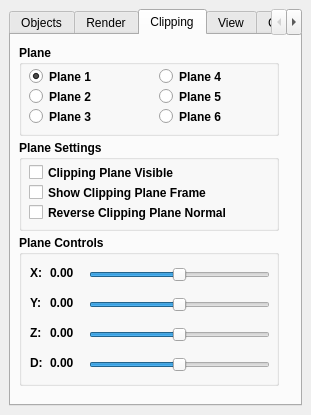
<?xml version="1.0" encoding="UTF-8"?>
<ui version="4.0">
 <class>ViewSceneControls</class>
 <widget class="QDockWidget" name="ViewSceneControls">
  <property name="geometry">
   <rect>
    <x>0</x>
    <y>0</y>
    <width>311</width>
    <height>415</height>
   </rect>
  </property>
  <property name="minimumSize">
   <size>
    <width>300</width>
    <height>415</height>
   </size>
  </property>
  <property name="windowTitle">
   <string>ViewScene Configuration</string>
  </property>
  <widget class="QWidget" name="dockWidgetContents">
   <property name="minimumSize">
    <size>
     <width>0</width>
     <height>0</height>
    </size>
   </property>
   <layout class="QGridLayout" name="gridLayout">
    <item row="0" column="0">
     <widget class="QTabWidget" name="tabWidget">
      <property name="enabled">
       <bool>true</bool>
      </property>
      <property name="font">
       <font>
        <weight>50</weight>
        <bold>false</bold>
       </font>
      </property>
      <property name="currentIndex">
       <number>2</number>
      </property>
      <widget class="QWidget" name="ObjectTab">
       <attribute name="title">
        <string>Objects</string>
       </attribute>
       <widget class="QGroupBox" name="groupBox_7">
        <property name="geometry">
         <rect>
          <x>10</x>
          <y>10</y>
          <width>261</width>
          <height>331</height>
         </rect>
        </property>
        <property name="font">
         <font>
          <weight>75</weight>
          <bold>true</bold>
         </font>
        </property>
        <property name="title">
         <string>Object Selection</string>
        </property>
        <widget class="QListWidget" name="objectListWidget_">
         <property name="geometry">
          <rect>
           <x>5</x>
           <y>20</y>
           <width>251</width>
           <height>261</height>
          </rect>
         </property>
        </widget>
        <widget class="QWidget" name="layoutWidget">
         <property name="geometry">
          <rect>
           <x>10</x>
           <y>293</y>
           <width>241</width>
           <height>32</height>
          </rect>
         </property>
         <layout class="QHBoxLayout" name="horizontalLayout">
          <item>
           <widget class="QPushButton" name="selectAllPushButton_">
            <property name="font">
             <font>
              <weight>50</weight>
              <bold>false</bold>
             </font>
            </property>
            <property name="text">
             <string>Select All</string>
            </property>
           </widget>
          </item>
          <item>
           <widget class="QPushButton" name="deselectAllPushButton_">
            <property name="font">
             <font>
              <weight>50</weight>
              <bold>false</bold>
             </font>
            </property>
            <property name="text">
             <string>Deselect All</string>
            </property>
           </widget>
          </item>
         </layout>
        </widget>
       </widget>
      </widget>
      <widget class="QWidget" name="RenderTab">
       <attribute name="title">
        <string>Render</string>
       </attribute>
       <widget class="QPushButton" name="setBackgroundColorPushButton_">
        <property name="geometry">
         <rect>
          <x>20</x>
          <y>60</y>
          <width>91</width>
          <height>23</height>
         </rect>
        </property>
        <property name="text">
         <string>Scene Color</string>
        </property>
       </widget>
       <widget class="QLabel" name="currentBackgroundLabel_">
        <property name="geometry">
         <rect>
          <x>25</x>
          <y>22</y>
          <width>81</width>
          <height>31</height>
         </rect>
        </property>
        <property name="frameShape">
         <enum>QFrame::Panel</enum>
        </property>
        <property name="frameShadow">
         <enum>QFrame::Sunken</enum>
        </property>
        <property name="text">
         <string/>
        </property>
       </widget>
       <widget class="QGroupBox" name="groupBox_6">
        <property name="geometry">
         <rect>
          <x>8</x>
          <y>90</y>
          <width>260</width>
          <height>91</height>
         </rect>
        </property>
        <property name="font">
         <font>
          <weight>75</weight>
          <bold>true</bold>
         </font>
        </property>
        <property name="title">
         <string>Transparency Rendering</string>
        </property>
        <widget class="QRadioButton" name="contSortRadioButton_">
         <property name="geometry">
          <rect>
           <x>10</x>
           <y>20</y>
           <width>141</width>
           <height>17</height>
          </rect>
         </property>
         <property name="text">
          <string>Continuous Sort</string>
         </property>
         <property name="checked">
          <bool>false</bool>
         </property>
        </widget>
        <widget class="QRadioButton" name="updateSortRadioButton_">
         <property name="geometry">
          <rect>
           <x>10</x>
           <y>40</y>
           <width>141</width>
           <height>17</height>
          </rect>
         </property>
         <property name="text">
          <string>Intermittent Sort</string>
         </property>
         <property name="checked">
          <bool>true</bool>
         </property>
        </widget>
        <widget class="QRadioButton" name="listSortRadioButton_">
         <property name="geometry">
          <rect>
           <x>10</x>
           <y>60</y>
           <width>141</width>
           <height>17</height>
          </rect>
         </property>
         <property name="text">
          <string>List Sort</string>
         </property>
        </widget>
       </widget>
      </widget>
      <widget class="QWidget" name="ClippingTab">
       <property name="enabled">
        <bool>true</bool>
       </property>
       <attribute name="title">
        <string>Clipping</string>
       </attribute>
       <widget class="QGroupBox" name="groupBox_3">
        <property name="enabled">
         <bool>true</bool>
        </property>
        <property name="geometry">
         <rect>
          <x>8</x>
          <y>10</y>
          <width>260</width>
          <height>91</height>
         </rect>
        </property>
        <property name="font">
         <font>
          <weight>75</weight>
          <bold>true</bold>
         </font>
        </property>
        <property name="title">
         <string>Plane</string>
        </property>
        <widget class="QRadioButton" name="plane6RadioButton_">
         <property name="enabled">
          <bool>true</bool>
         </property>
         <property name="geometry">
          <rect>
           <x>140</x>
           <y>63</y>
           <width>91</width>
           <height>17</height>
          </rect>
         </property>
         <property name="text">
          <string>Plane 6</string>
         </property>
         <property name="checked">
          <bool>false</bool>
         </property>
         <attribute name="buttonGroup">
          <string notr="true">planeButtonGroup_</string>
         </attribute>
        </widget>
        <widget class="QRadioButton" name="plane5RadioButton_">
         <property name="geometry">
          <rect>
           <x>140</x>
           <y>43</y>
           <width>91</width>
           <height>17</height>
          </rect>
         </property>
         <property name="text">
          <string>Plane 5</string>
         </property>
         <attribute name="buttonGroup">
          <string notr="true">planeButtonGroup_</string>
         </attribute>
        </widget>
        <widget class="QRadioButton" name="plane4RadioButton_">
         <property name="geometry">
          <rect>
           <x>140</x>
           <y>23</y>
           <width>91</width>
           <height>17</height>
          </rect>
         </property>
         <property name="text">
          <string>Plane 4</string>
         </property>
         <attribute name="buttonGroup">
          <string notr="true">planeButtonGroup_</string>
         </attribute>
        </widget>
        <widget class="QRadioButton" name="plane3RadioButton_">
         <property name="geometry">
          <rect>
           <x>10</x>
           <y>63</y>
           <width>91</width>
           <height>17</height>
          </rect>
         </property>
         <property name="text">
          <string>Plane 3</string>
         </property>
         <attribute name="buttonGroup">
          <string notr="true">planeButtonGroup_</string>
         </attribute>
        </widget>
        <widget class="QRadioButton" name="plane2RadioButton_">
         <property name="geometry">
          <rect>
           <x>10</x>
           <y>43</y>
           <width>91</width>
           <height>17</height>
          </rect>
         </property>
         <property name="text">
          <string>Plane 2</string>
         </property>
         <attribute name="buttonGroup">
          <string notr="true">planeButtonGroup_</string>
         </attribute>
        </widget>
        <widget class="QRadioButton" name="plane1RadioButton_">
         <property name="geometry">
          <rect>
           <x>10</x>
           <y>23</y>
           <width>91</width>
           <height>17</height>
          </rect>
         </property>
         <property name="text">
          <string>Plane 1</string>
         </property>
         <property name="checked">
          <bool>true</bool>
         </property>
         <attribute name="buttonGroup">
          <string notr="true">planeButtonGroup_</string>
         </attribute>
        </widget>
       </widget>
       <widget class="QGroupBox" name="groupBox_4">
        <property name="geometry">
         <rect>
          <x>8</x>
          <y>105</y>
          <width>260</width>
          <height>91</height>
         </rect>
        </property>
        <property name="font">
         <font>
          <weight>75</weight>
          <bold>true</bold>
         </font>
        </property>
        <property name="title">
         <string>Plane Settings</string>
        </property>
        <widget class="QCheckBox" name="planeVisibleCheckBox_">
         <property name="geometry">
          <rect>
           <x>10</x>
           <y>24</y>
           <width>240</width>
           <height>17</height>
          </rect>
         </property>
         <property name="text">
          <string>Clipping Plane Visible</string>
         </property>
        </widget>
        <widget class="QCheckBox" name="showPlaneFrameCheckBox_">
         <property name="geometry">
          <rect>
           <x>10</x>
           <y>44</y>
           <width>240</width>
           <height>17</height>
          </rect>
         </property>
         <property name="text">
          <string>Show Clipping Plane Frame</string>
         </property>
        </widget>
        <widget class="QCheckBox" name="reversePlaneNormalCheckBox_">
         <property name="geometry">
          <rect>
           <x>10</x>
           <y>64</y>
           <width>240</width>
           <height>17</height>
          </rect>
         </property>
         <property name="text">
          <string>Reverse Clipping Plane Normal</string>
         </property>
        </widget>
       </widget>
       <widget class="QGroupBox" name="groupBox_5">
        <property name="geometry">
         <rect>
          <x>8</x>
          <y>200</y>
          <width>260</width>
          <height>151</height>
         </rect>
        </property>
        <property name="font">
         <font>
          <weight>75</weight>
          <bold>true</bold>
         </font>
        </property>
        <property name="title">
         <string>Plane Controls</string>
        </property>
        <widget class="QLabel" name="label_4">
         <property name="geometry">
          <rect>
           <x>11</x>
           <y>120</y>
           <width>31</width>
           <height>16</height>
          </rect>
         </property>
         <property name="font">
          <font>
           <weight>75</weight>
           <bold>true</bold>
          </font>
         </property>
         <property name="text">
          <string>D:</string>
         </property>
        </widget>
        <widget class="QLabel" name="dSliderValueLabel_">
         <property name="geometry">
          <rect>
           <x>31</x>
           <y>120</y>
           <width>41</width>
           <height>16</height>
          </rect>
         </property>
         <property name="font">
          <font>
           <weight>75</weight>
           <bold>true</bold>
          </font>
         </property>
         <property name="text">
          <string>0.00</string>
         </property>
        </widget>
        <widget class="QSlider" name="zValueHorizontalSlider_">
         <property name="geometry">
          <rect>
           <x>70</x>
           <y>90</y>
           <width>181</width>
           <height>20</height>
          </rect>
         </property>
         <property name="minimum">
          <number>-100</number>
         </property>
         <property name="maximum">
          <number>100</number>
         </property>
         <property name="orientation">
          <enum>Qt::Horizontal</enum>
         </property>
        </widget>
        <widget class="QLabel" name="label_3">
         <property name="geometry">
          <rect>
           <x>11</x>
           <y>90</y>
           <width>31</width>
           <height>16</height>
          </rect>
         </property>
         <property name="font">
          <font>
           <weight>75</weight>
           <bold>true</bold>
          </font>
         </property>
         <property name="text">
          <string>Z:</string>
         </property>
        </widget>
        <widget class="QLabel" name="xSliderValueLabel_">
         <property name="geometry">
          <rect>
           <x>31</x>
           <y>30</y>
           <width>41</width>
           <height>16</height>
          </rect>
         </property>
         <property name="font">
          <font>
           <weight>75</weight>
           <bold>true</bold>
          </font>
         </property>
         <property name="text">
          <string>0.00</string>
         </property>
        </widget>
        <widget class="QSlider" name="dValueHorizontalSlider_">
         <property name="geometry">
          <rect>
           <x>70</x>
           <y>120</y>
           <width>181</width>
           <height>20</height>
          </rect>
         </property>
         <property name="minimum">
          <number>-100</number>
         </property>
         <property name="maximum">
          <number>100</number>
         </property>
         <property name="orientation">
          <enum>Qt::Horizontal</enum>
         </property>
        </widget>
        <widget class="QLabel" name="ySliderValueLabel_">
         <property name="geometry">
          <rect>
           <x>31</x>
           <y>60</y>
           <width>41</width>
           <height>16</height>
          </rect>
         </property>
         <property name="font">
          <font>
           <weight>75</weight>
           <bold>true</bold>
          </font>
         </property>
         <property name="text">
          <string>0.00</string>
         </property>
        </widget>
        <widget class="QSlider" name="xValueHorizontalSlider_">
         <property name="geometry">
          <rect>
           <x>70</x>
           <y>30</y>
           <width>181</width>
           <height>20</height>
          </rect>
         </property>
         <property name="minimum">
          <number>-100</number>
         </property>
         <property name="maximum">
          <number>100</number>
         </property>
         <property name="orientation">
          <enum>Qt::Horizontal</enum>
         </property>
        </widget>
        <widget class="QLabel" name="label">
         <property name="geometry">
          <rect>
           <x>11</x>
           <y>30</y>
           <width>31</width>
           <height>16</height>
          </rect>
         </property>
         <property name="font">
          <font>
           <weight>75</weight>
           <bold>true</bold>
          </font>
         </property>
         <property name="text">
          <string>X:</string>
         </property>
        </widget>
        <widget class="QLabel" name="zSliderValueLabel_">
         <property name="geometry">
          <rect>
           <x>31</x>
           <y>90</y>
           <width>41</width>
           <height>16</height>
          </rect>
         </property>
         <property name="font">
          <font>
           <weight>75</weight>
           <bold>true</bold>
          </font>
         </property>
         <property name="text">
          <string>0.00</string>
         </property>
        </widget>
        <widget class="QSlider" name="yValueHorizontalSlider_">
         <property name="geometry">
          <rect>
           <x>70</x>
           <y>60</y>
           <width>181</width>
           <height>20</height>
          </rect>
         </property>
         <property name="minimum">
          <number>-100</number>
         </property>
         <property name="maximum">
          <number>100</number>
         </property>
         <property name="orientation">
          <enum>Qt::Horizontal</enum>
         </property>
        </widget>
        <widget class="QLabel" name="label_2">
         <property name="geometry">
          <rect>
           <x>11</x>
           <y>60</y>
           <width>31</width>
           <height>16</height>
          </rect>
         </property>
         <property name="font">
          <font>
           <weight>75</weight>
           <bold>true</bold>
          </font>
         </property>
         <property name="text">
          <string>Y:</string>
         </property>
        </widget>
       </widget>
      </widget>
      <widget class="QWidget" name="ViewTab">
       <attribute name="title">
        <string>View</string>
       </attribute>
       <widget class="QGroupBox" name="groupBox">
        <property name="enabled">
         <bool>false</bool>
        </property>
        <property name="geometry">
         <rect>
          <x>8</x>
          <y>10</y>
          <width>260</width>
          <height>140</height>
         </rect>
        </property>
        <property name="font">
         <font>
          <weight>75</weight>
          <bold>true</bold>
         </font>
        </property>
        <property name="title">
         <string>Auto Rotate Settings</string>
        </property>
        <widget class="QPushButton" name="rotateUpButton_">
         <property name="geometry">
          <rect>
           <x>88</x>
           <y>24</y>
           <width>75</width>
           <height>23</height>
          </rect>
         </property>
         <property name="toolTip">
          <string>Rotate Object Up</string>
         </property>
         <property name="text">
          <string>Up</string>
         </property>
        </widget>
        <widget class="QPushButton" name="rotateLeftButton_">
         <property name="geometry">
          <rect>
           <x>40</x>
           <y>54</y>
           <width>75</width>
           <height>23</height>
          </rect>
         </property>
         <property name="toolTip">
          <string>Rotate Object Left</string>
         </property>
         <property name="text">
          <string>Left</string>
         </property>
        </widget>
        <widget class="QPushButton" name="rotateRightButton_">
         <property name="geometry">
          <rect>
           <x>130</x>
           <y>54</y>
           <width>75</width>
           <height>23</height>
          </rect>
         </property>
         <property name="toolTip">
          <string>Rotate Object Right</string>
         </property>
         <property name="text">
          <string>Right</string>
         </property>
        </widget>
        <widget class="QPushButton" name="rotateDownButton_">
         <property name="geometry">
          <rect>
           <x>88</x>
           <y>84</y>
           <width>75</width>
           <height>23</height>
          </rect>
         </property>
         <property name="toolTip">
          <string>Rotate Object Down</string>
         </property>
         <property name="text">
          <string>Down</string>
         </property>
        </widget>
        <widget class="QCheckBox" name="autoRotateCheckBox_">
         <property name="geometry">
          <rect>
           <x>50</x>
           <y>114</y>
           <width>101</width>
           <height>17</height>
          </rect>
         </property>
         <property name="font">
          <font>
           <weight>75</weight>
           <bold>true</bold>
          </font>
         </property>
         <property name="toolTip">
          <string>Toggle Auto Rotate</string>
         </property>
         <property name="text">
          <string>Auto Rotate</string>
         </property>
        </widget>
       </widget>
       <widget class="QGroupBox" name="groupBox_2">
        <property name="geometry">
         <rect>
          <x>8</x>
          <y>160</y>
          <width>261</width>
          <height>80</height>
         </rect>
        </property>
        <property name="font">
         <font>
          <weight>75</weight>
          <bold>true</bold>
         </font>
        </property>
        <property name="title">
         <string>View Options</string>
        </property>
        <widget class="QCheckBox" name="orientationCheckBox_">
         <property name="geometry">
          <rect>
           <x>10</x>
           <y>24</y>
           <width>101</width>
           <height>17</height>
          </rect>
         </property>
         <property name="toolTip">
          <string>Toggle Orientation Axis</string>
         </property>
         <property name="text">
          <string>Orientation</string>
         </property>
         <property name="checked">
          <bool>true</bool>
         </property>
        </widget>
       </widget>
      </widget>
      <widget class="QWidget" name="ControlsTab">
       <attribute name="title">
        <string>Controls</string>
       </attribute>
       <widget class="QComboBox" name="mouseControlComboBox_">
        <property name="geometry">
         <rect>
          <x>10</x>
          <y>10</y>
          <width>141</width>
          <height>22</height>
         </rect>
        </property>
        <property name="currentIndex">
         <number>1</number>
        </property>
        <item>
         <property name="text">
          <string>Legacy Mouse Control</string>
         </property>
        </item>
        <item>
         <property name="text">
          <string>New Mouse Control</string>
         </property>
        </item>
       </widget>
       <widget class="QCheckBox" name="saveScreenShotOnUpdateCheckBox_">
        <property name="geometry">
         <rect>
          <x>11</x>
          <y>50</y>
          <width>251</width>
          <height>17</height>
         </rect>
        </property>
        <property name="font">
         <font>
          <weight>75</weight>
          <bold>true</bold>
         </font>
        </property>
        <property name="toolTip">
         <string>Save screenshot on geometry update</string>
        </property>
        <property name="text">
         <string>Save screenshot on update</string>
        </property>
       </widget>
       <widget class="QGroupBox" name="zoomBox_">
        <property name="geometry">
         <rect>
          <x>10</x>
          <y>80</y>
          <width>261</width>
          <height>91</height>
         </rect>
        </property>
        <property name="font">
         <font>
          <weight>75</weight>
          <bold>true</bold>
         </font>
        </property>
        <property name="title">
         <string>Zoom Speed</string>
        </property>
        <widget class="QSlider" name="zoomSpeedHorizontalSlider_">
         <property name="geometry">
          <rect>
           <x>9</x>
           <y>60</y>
           <width>241</width>
           <height>20</height>
          </rect>
         </property>
         <property name="minimum">
          <number>1</number>
         </property>
         <property name="maximum">
          <number>100</number>
         </property>
         <property name="value">
          <number>65</number>
         </property>
         <property name="orientation">
          <enum>Qt::Horizontal</enum>
         </property>
         <property name="invertedAppearance">
          <bool>true</bool>
         </property>
         <property name="invertedControls">
          <bool>true</bool>
         </property>
         <property name="tickPosition">
          <enum>QSlider::TicksBelow</enum>
         </property>
         <property name="tickInterval">
          <number>10</number>
         </property>
        </widget>
        <widget class="QLabel" name="label_5">
         <property name="geometry">
          <rect>
           <x>8</x>
           <y>27</y>
           <width>61</width>
           <height>21</height>
          </rect>
         </property>
         <property name="text">
          <string>Slower</string>
         </property>
         <property name="alignment">
          <set>Qt::AlignCenter</set>
         </property>
        </widget>
        <widget class="QLabel" name="label_6">
         <property name="geometry">
          <rect>
           <x>193</x>
           <y>27</y>
           <width>61</width>
           <height>21</height>
          </rect>
         </property>
         <property name="text">
          <string>Faster</string>
         </property>
         <property name="alignment">
          <set>Qt::AlignCenter</set>
         </property>
        </widget>
       </widget>
       <widget class="QCheckBox" name="invertZoomCheckBox_">
        <property name="geometry">
         <rect>
          <x>160</x>
          <y>10</y>
          <width>111</width>
          <height>20</height>
         </rect>
        </property>
        <property name="text">
         <string>Invert Zoom</string>
        </property>
       </widget>
      </widget>
     </widget>
    </item>
   </layout>
  </widget>
 </widget>
 <resources/>
 <connections/>
 <buttongroups>
  <buttongroup name="planeButtonGroup_"/>
 </buttongroups>
</ui>
